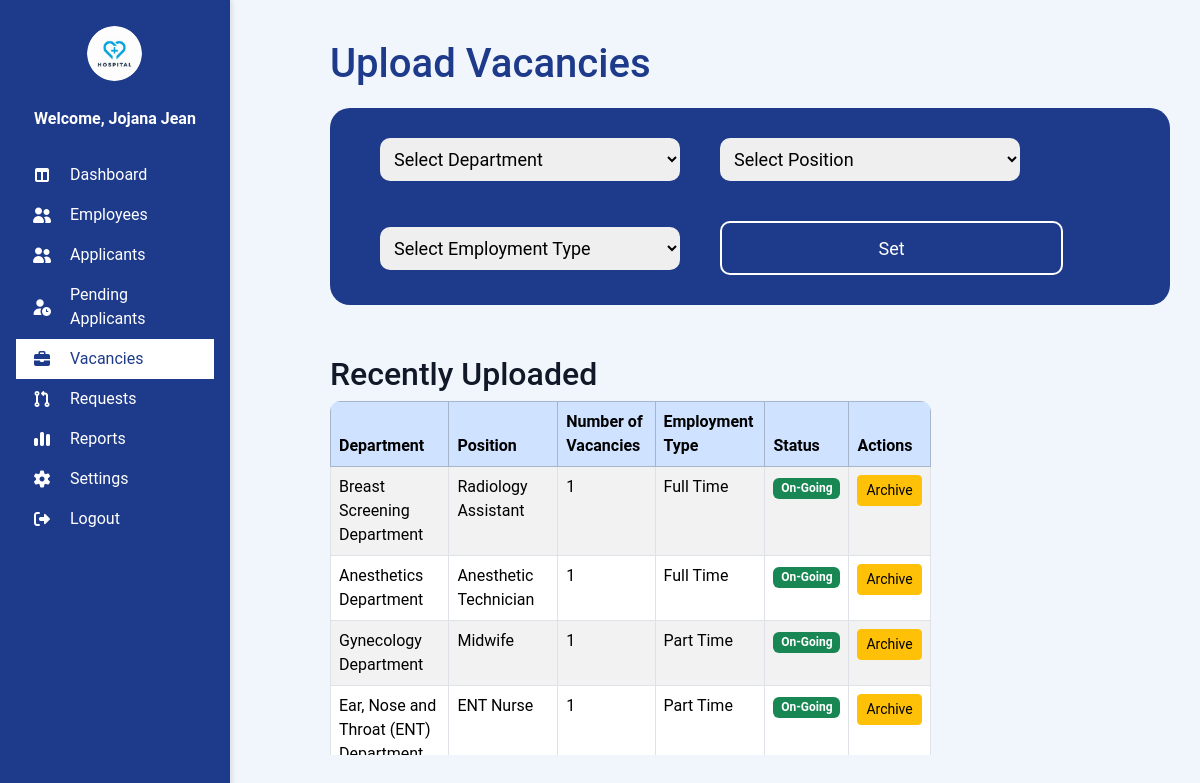
The app's page /Admin_Vacancies.php with its own data.
### tables this page shows
CREATE TABLE `user` (
  `user_id` varchar(100) NOT NULL,
  `applicant_employee_id` varchar(100) DEFAULT NULL,
  `email` varchar(100) NOT NULL,
  `password` varchar(255) NOT NULL,
  `role` varchar(50) NOT NULL,
  `fullname` varchar(150) NOT NULL,
  `status` varchar(20) NOT NULL,
  `created_at` datetime NOT NULL,
  `profile_pic` varchar(255) DEFAULT NULL,
  `reset_token` varchar(255) NOT NULL,
  `token_expiry` varchar(255) NOT NULL,
  `sub_role` varchar(50) DEFAULT NULL
);

CREATE TABLE `vacancies` (
  `id` int(11) NOT NULL,
  `department_id` int(11) NOT NULL,
  `position_id` int(11) NOT NULL,
  `employment_type_id` int(11) NOT NULL,
  `vacancy_count` int(11) NOT NULL,
  `status` varchar(255) NOT NULL DEFAULT 'To Post',
  `created_at` timestamp NOT NULL DEFAULT current_timestamp()
);

CREATE TABLE `department` (
  `deptID` int(11) NOT NULL,
  `deptName` varchar(100) NOT NULL,
  `vacancies` int(11) DEFAULT NULL
);

CREATE TABLE `position` (
  `positionID` int(11) NOT NULL,
  `departmentID` int(11) NOT NULL,
  `emtypeID` int(11) DEFAULT NULL,
  `position_title` varchar(150) NOT NULL,
  `vacancies` int(11) DEFAULT NULL
);

CREATE TABLE `employment_type` (
  `emtypeID` int(11) NOT NULL,
  `typeName` varchar(50) NOT NULL
);

### Admin_Vacancies.php (the view, shortened to what this page needs)
<?php
require 'admin/db.connect.php';
$adminQuery = $conn->query("SELECT fullname FROM user WHERE role = 'Admin'");
$adminname = ($adminQuery && $row = $adminQuery->fetch_assoc()) ? $row['fullname'] : 'Admin';
$recentQuery = $conn->query("
    SELECT v.id, v.vacancy_count, v.status, d.deptName, p.position_title, e.typeName AS employment_type
    FROM vacancies v
    JOIN department d ON v.department_id = d.deptID
    JOIN position p ON v.position_id = p.positionID
    JOIN employment_type e ON v.employment_type_id = e.emtypeID
    ORDER BY v.id DESC
    LIMIT 10
");
?>
<!DOCTYPE html>
<html lang="en">
<head>
<link rel="stylesheet" href="admin-sidebar.css">
<link rel="stylesheet" href="https://cdnjs.cloudflare.com/ajax/libs/font-awesome/7.0.1/css/all.min.css">
<link rel="stylesheet" href="https://cdn.jsdelivr.net/npm/bootstrap@5.3.3/dist/css/bootstrap.min.css">
</head>
<body>
<div class="sidebar d-flex flex-column align-items-center position-fixed top-0 start-0 h-100 p-3">
  <div class="text-center mb-4">
    <img src="Images/hospitallogo.png" alt="Hospital Logo" class="img-fluid rounded-circle mb-3" style="width:75px; height:75px;">
    <p class="text-white fw-semibold mb-0">
      <?php echo "Welcome, $adminname"; ?>
    </p>
  </div>
  <nav class="nav flex-column w-100">
    <a href="Admin_Dashboard.php" class="nav-link  d-flex align-items-center text-white py-2 px-3">
      <i class="fa-solid fa-table-columns me-2"></i>Dashboard
    </a>
    <a href="Admin_Employee.php" class="nav-link d-flex align-items-center text-white py-2 px-3">
      <i class="fa-solid fa-user-group me-2"></i>Employees
    </a>
    <a href="Admin-Applicants.php" class="nav-link d-flex align-items-center text-white py-2 px-3">
      <i class="fa-solid fa-user-group me-2"></i>Applicants
    </a>
    <a href="Admin-Pending-Applicants.php" class="nav-link d-flex align-items-center text-white py-2 px-3">
      <i class="fa-solid fa-user-clock me-2"></i>Pending Applicants
    </a>
    <a href="Admin_Vacancies.php" class="nav-link active d-flex align-items-center text-white py-2 px-3">
      <i class="fa-solid fa-briefcase me-2"></i>Vacancies
    </a>
    <a href="Admin-request.php" class="nav-link d-flex align-items-center text-white py-2 px-3">
      <i class="fa-solid fa-code-pull-request me-2"></i>Requests
    </a>
    <a href="#" class="nav-link d-flex align-items-center text-white py-2 px-3">
      <i class="fa-solid fa-chart-simple me-2"></i>Reports
    </a>
    <a href="Admin-Settings.php" class="nav-link d-flex align-items-center text-white py-2 px-3">
      <i class="fa-solid fa-gear me-2"></i>Settings
    </a>
    <a href="Login.php" class="nav-link d-flex align-items-center text-white py-2 px-3">
      <i class="fa-solid fa-right-from-bracket me-2"></i>Logout
    </a>
  </nav>
</div>
    <main class="main-content">
        <div class="main-content-header">
    <h1>Upload Vacancies</h1>
</div>
        <form method="POST" id="vacancyForm">
            <div class="set-vacancies">
                <div class="select-options">
                    <select name="department" id="department" required>
                        <option value="" disabled selected>Select Department</option>
                    </select>
                </div>
                <div class="select-options">
                    <select name="position" id="position" required>
                        <option value="" disabled selected>Select Position</option>
                    </select>
                </div>
                  <div class="select-options">
            <select name="employment_type" id="employment_type" required>
                <option value="" disabled selected>Select Employment Type</option>
            </select>
        </div>
                <button type="button" id="openModalBtn">Set</button>
            </div>
        </form>
        <div class="recent-section">
            <h2>Recently Uploaded</h2>
            <table class="table table-bordered table-striped w-75">
                <thead class="table-primary">
<tr>
    <th>Department</th>
    <th>Position</th>
    <th>Number of Vacancies</th>
    <th>Employment Type</th>
    <th>Status</th>
    <th>Actions</th>
</tr>
</thead>
<tbody>
<?php if ($recentQuery && $recentQuery->num_rows > 0): ?>
    <?php while ($row = $recentQuery->fetch_assoc()): ?>
        <tr>
            <td><?= htmlspecialchars($row['deptName']) ?></td>
            <td><?= htmlspecialchars($row['position_title']) ?></td>
            <td><?= htmlspecialchars($row['vacancy_count']) ?></td>
            <td><?= htmlspecialchars($row['employment_type']) ?></td>
            <td>
                <?php if ($row['status'] === 'On-Going'): ?>
                    <span class="badge bg-success"><?= htmlspecialchars($row['status']) ?></span>
                <?php elseif ($row['status'] === 'Closed'): ?>
                    <span class="badge bg-danger"><?= htmlspecialchars($row['status']) ?></span>
                <?php else: ?>
                    <span class="badge bg-secondary"><?= htmlspecialchars($row['status']) ?></span>
                <?php endif; ?>
            </td>
            <td>
                <a href="archive_vacancy.php?id=<?= $row['id'] ?>" class="btn btn-sm btn-warning">Archive</a>
            </td>
        </tr>
    <?php endwhile; ?>
<?php else: ?>
    <tr><td colspan="6" class="text-center text-muted">No vacancies uploaded yet.</td></tr>
<?php endif; ?>
                </tbody>
            </table>
        </div>
    </main>
</body>
</html>

### admin-sidebar.css (style rules this page uses)
* { margin: 0; padding: 0; box-sizing: border-box; }
img { height: 75px; width: 75px; padding: 10px; border-radius: 50%; }
.main-content { display: flex; justify-content: center; }
button { font-family: "Roboto", sans-serif; background-color: #2563EB; border: none; border-radius: 20px; width: 343px; height: 54px; color: #CEE3F5; font-size: 16px; margin: 20px 10px; cursor: pointer; transition: 0.3s; }
.main-content, .login-button, .forgot-password, .show-password { display: flex; justify-content: center; }
.sidebar { position: fixed; top: 0; left: 0; width: 230px; height: 100vh; background-color: #1E3A8A; display: flex; flex-direction: column; align-items: stretch; padding-top: 15px; box-shadow: 2px 0 5px rgba(0, 0, 0, 0.1); z-index: 1000; }
.sidebar .nav-link { display: flex; align-items: center; gap: 10px; padding: 12px 20px; width: 100%; color: #ffffff; text-decoration: none; box-sizing: border-box; }
.sidebar .nav-link:hover, .sidebar .nav-link.active { background-color: #ffffff; color: #1E3A8A !important; border-radius: 0; margin: 0; width: 100%; padding-left: 20px; padding-right: 20px; box-sizing: border-box; }
.sidebar .nav-link > i { min-width: 20px; }

### Admin_Vacancies.php (style rules this page uses)
body { font-family: 'Poppins', 'Roboto', sans-serif; margin: 0; display: flex; background-color: #f1f5fc; color: #111827; }
.main-content { padding: 40px 30px; margin-left: 250px; flex: 1; display: flex; flex-direction: column; overflow-y: auto; max-height: 100vh; }
.main-content-header h1 { color: #1E3A8A; margin-bottom: 20px; margin-left: 50px; }
.set-vacancies { background-color: #1E3A8A; display: flex; align-items: center; gap: 40px; flex-wrap: wrap; border-radius: 20px; padding: 30px 50px; width: fit-content; margin-left: 50px; margin-top: 0; margin-bottom: 50px; }
.recent-section { margin-left: 50px; margin-top: 0; width: 90%; max-height: 400px; overflow-y: auto; }
.recent-section table { width: 100%; background: white; border-radius: 10px; overflow: hidden; }
.select-options { display: flex; flex-direction: column; width: 300px; }
.select-options select, input { font-size: 18px; padding: 10px; border-radius: 10px; border: none; outline: none; }
button { border: 2px solid white; background-color: #1E3A8A; color: white; font-size: 18px; padding: 12px 30px; border-radius: 10px; cursor: pointer; }

### records on screen
user: fullname "Jojana Jean"
vacancies: department.deptName "Breast Screening Department", position.position_title "Radiology Assistant", vacancy_count "1", employment_type.typeName "Full Time", status "On-Going"
vacancies: department.deptName "Anesthetics Department", position.position_title "Anesthetic Technician", vacancy_count "1", employment_type.typeName "Full Time", status "On-Going"
vacancies: department.deptName "Gynecology Department", position.position_title "Midwife", vacancy_count "1", employment_type.typeName "Part Time", status "On-Going"
vacancies: department.deptName "Ear, Nose and Throat (ENT)…", position.position_title "ENT Nurse", vacancy_count "1", employment_type.typeName "Part Time", status "On-Going"
